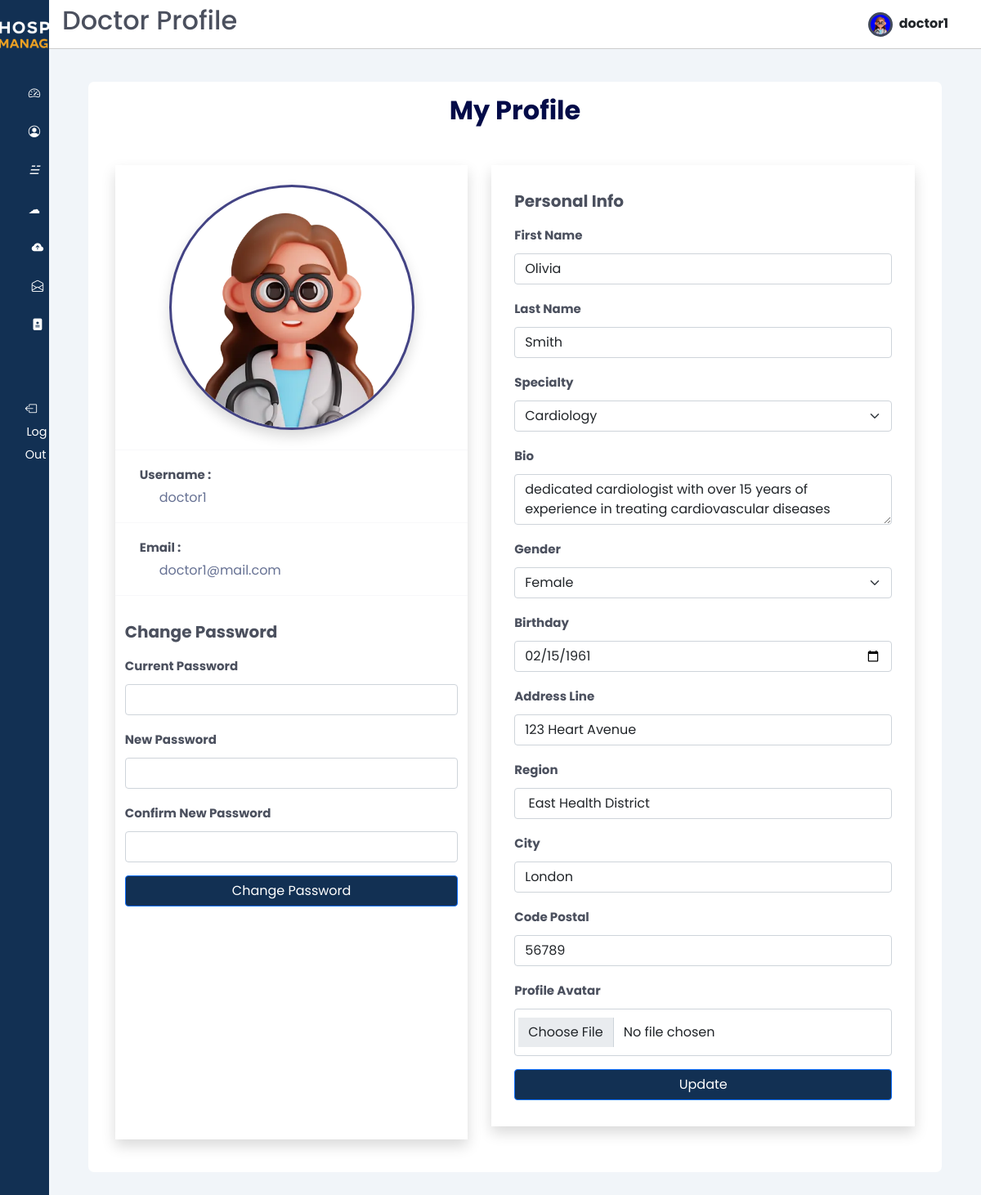
Page /profile/ (signed in) on the committed database.
### users/models.py (models this page shows, shortened)
class Users(AbstractUser):
    email = models.CharField(max_length=50,unique=True)
    username = models.CharField(max_length=50, unique=True)
    password = models.CharField(max_length=200)
    first_name = models.CharField(max_length=50)
    last_name = models.CharField(max_length=50)
    gender_choices = (("Male", "Male"), ("Female", "Female"))
    gender = models.CharField(max_length=10, choices=gender_choices, default="not_known")
    birthday = models.DateField(null=True, blank=True)
    is_doctor = models.BooleanField(default=False)
    profile_avatar = models.ImageField(upload_to="users/profiles", blank=True, default="doctor/profiles/download.png")
    id_address = models.ForeignKey(Address, on_delete=models.CASCADE, null=True)
    class Meta:
      verbose_name = "User"
      verbose_name_plural = "Users"

class Doctors(models.Model):
  user = models.OneToOneField(Users, on_delete=models.CASCADE, primary_key=True)
  specialty = models.ForeignKey(Specialty,on_delete=models.CASCADE)
  bio = models.TextField()
  class Meta:
    verbose_name = "Doctor"
    verbose_name_plural = "Doctors"

class Specialty(models.Model):
    name = models.CharField(max_length=25 , unique=True)
    description = models.TextField()
    class Meta:
      verbose_name = "Specialty"
      verbose_name_plural = "Specialty"

class Address(models.Model):
    id_address = models.AutoField(primary_key=True)
    address_line = models.CharField(max_length=50)
    region = models.CharField(max_length=50)
    city = models.CharField(max_length=50)
    code_postal = models.CharField(max_length=50)
    class Meta:
      verbose_name = "Address"
      verbose_name_plural = "Addresses"

### doctors/views.py (the view, shortened to what this page needs)
# urls.py: path('profile/', profile, name='doctor_profile'),
@login_required(login_url='/login')
def profile(request):
    specialities = Specialty.objects.all()
    updated_profile_successfully  = False
    updated_password_successfully = False
    base_template = 'patients/base.html'
    if request.user.is_doctor:
      base_template = 'doctors/base.html'
    curruser = request.user.username
    data = User.objects.get(username=curruser)
    return render(request, 'doctors/profile.html', context={
            "basicdata": data,
            "updated_profile_successfully": updated_profile_successfully,
            "updated_password_successfully": updated_password_successfully,
            'base_template': base_template,
            "specialities":specialities
        })

### templates/doctors/profile.html (shortened to what this page needs)
{% extends base_template %}
{% load static %}
{% block page_title %} Doctor Profile {% endblock page_title %}
{% block content %}
<main>
  <section class="recent">
    <div class="table-div">
      <div class="table-card">
        <div class="row p-3 justify-content-evenly user-profile">
          <h2 class="text-center fw-bold mb-5" style="color: rgb(3, 11, 72);">My Profile</h2>
          <div class="col-12 col-md-5  shadow mb-4">
            <div class="text-center mt-4">
              <img src="{{ basicdata.profile_avatar.url }}" class="img-fluid shadow avatar-profile-img" alt="">
            </div>
            <div class="row justify-content-evenly">
              <hr>
              <div class="col-11">
                <span class="fw-bold">Username : </span>
                <p class="ms-4">{{ basicdata.username }}</p>
              </div>
              <hr>
              <div class="col-11">
                <span class="fw-bold">Email : </span>
                <p class="ms-4">{{ basicdata.email }}</p>
              </div>
              <hr>
              <form method="post">
                <h5 class="mt-3 fw-bold mb-3">Change Password</h5>
                <div class="mb-3">
                  <label class="mb-2 fw-bold" for="current_password">Current Password</label>
                  <input type="password" class="form-control" name="current_password" required />
                </div>
                <div class="mb-3">
                  <label class="mb-2 fw-bold" for="new_password">New Password</label>
                  <input type="password" class="form-control" name="new_password" required />
                </div>
                <div class="mb-3">
                  <label class="mb-2 fw-bold" for="confirm_new_password">Confirm New Password</label>
                  <input type="password" class="form-control" name="confirm_new_password" required />
                </div>
                <div class="mb-3">
                  <button type="submit" class="btn btn-primary primary-color-background w-100" name="update_password">Change Password</button>
                </div>
              </form>
            </div>
          </div>
          <div class="col-12 col-md-6 mb-4">
            <div class="row shadow mb-3 p-3 ">
              <h5 class="mt-3 fw-bold mb-3">Personal Info</h5>
              <form method="POST" enctype="multipart/form-data">
                <div class="mb-3">
                  <label class="mb-2 fw-bold" for="first_name">First Name</label>
                  <input id="first_name" type="text" class="form-control" name="user_firstname" value="{{ basicdata.first_name }}" required autofocus />
                </div>
                <div class="mb-3">
                  <label class="mb-2 fw-bold" for="last_name">Last Name</label>
                  <input id="last_name" type="text" class="form-control" name="user_lastname" value="{{ basicdata.last_name }}" required autofocus />
                </div>
                {% if not request.user.is_doctor %}
                  <div class="mb-3">
                    <label class="mb-2 fw-bold" for="insurance">Insurance </label>
                    <input id="insurance" type="text" class="form-control" name="insurance" value="{{ basicdata.patients.insurance }}" required />
                    <div class="invalid-feedback">Insurance is required for patients</div>
                  </div>
                {% else %}
                  <div class="mb-3">
                    <label class="mb-2 fw-bold" for="specialty">Specialty</label>
                    <select name="Speciality" class="form-select" id="">
                      {% for speciality in specialities %}
                      <option value="{{speciality.name}}" {% if speciality.name == basicdata.doctors.specialty.name %}selected{% endif %} >{{speciality.name}}</option>
                      {%endfor%}
                    </select>
                  </div>
                  <div class="mb-3">
                    <label class="mb-2 fw-bold" for="bio">Bio</label>
                    <textarea id="bio" class="form-control" name="bio" required>{{ basicdata.doctors.bio }}</textarea>
                  </div>
                {% endif %}
                <div class="mb-3">
                  <label class="mb-2 fw-bold" for="select_gender">Gender</label>
                  <select class="form-select" aria-label="Default select example" name="user_gender" id="select_gender">
                      <option value="Female" {% if basicdata.gender == 'Female' %}selected{% endif %}>Female</option>
                  </select>
              </div>
                <div class="mb-3">
                    <label class="mb-2 fw-bold" for="birthday">Birthday</label>
                    <input id="birthday" type="date" class="form-control" name="birthday" value="{{ basicdata.birthday|date:'Y-m-d' }}" required />
                </div>
                <div class="mb-3">
                  <label class="mb-2 fw-bold" for="update_address_line">Address Line</label>
                  <input id="update_address_line" type="text" class="form-control mb-2" name="address_line" value="{{ basicdata.id_address.address_line }}" placeholder="Address Line" required />
                </div>
                <div class="mb-3">
                  <label class="mb-2 fw-bold" for="region">Region</label>
                  <input id="update_region" type="text" class="form-control mb-2" name="region" value="{{ basicdata.id_address.region }}" placeholder="Region" required />
                </div>
                <div class="mb-3">
                  <label class="mb-2 fw-bold" for="region">City</label>
                  <input id="update_city" type="text" class="form-control mb-2" name="city" value="{{ basicdata.id_address.city }}" placeholder="City" required />
                </div>
                <div class="mb-3">
                  <label class="mb-2 fw-bold" for="code_postal">Code Postal</label>
                  <input id="update_code_postal" type="text" class="form-control" name="code_postal" value="{{ basicdata.id_address.code_postal }}" placeholder="Code Postal" required />
                </div>
                <div class="mb-3 col-12 col-md-12">
                  <label for="pic" class="form-label fw-bold"> Profile Avatar</label>
                  <input type="file" class="form-control p-3"  name="profile_pic" id="pic"  >
                </div>
                <div class="mb-3">
                  <button type="submit" class="btn btn-primary primary-color-background w-100" name="update_profile">Update</button>
                </div>
              </form>
            </div>
          </div>
        </div>
      </div>
    </div>
  </section>
</main>
{% endblock %}

### templates/doctors/base.html (shortened to what this page needs)
{% load static %}
<!DOCTYPE HTML>
<html lang="en">
<head>
  <link href="{% static 'css/bootstrap.min.css' %}" rel="stylesheet"/>
  <link href="{% static 'css/base-style.css' %}" rel="stylesheet"/>
  <link rel="stylesheet" href="https://cdn.jsdelivr.net/gh/lykmapipo/themify-icons@0.1.2/css/themify-icons.css">
  <link  href="{% static 'css/style.css' %}" rel="stylesheet">
  <link  href="{% static 'css/bootstrap-icons.css' %}" rel="stylesheet">
  <link  href="{% static 'css/jquery.dataTables.min.css' %}" rel="stylesheet">
  <link  href="{% static 'css/styleblog.css' %}" rel="stylesheet">
  <link  href="{% static 'css/styleblog-responsive.css' %}" rel="stylesheet">
</head>
<body>
  <div class="sidebar">
    <div class="sidebar-header pt-4">
      <div class="text-center my-">
        <img src="{% static 'img/white-logo.png' %}" alt="logo" class="img-fluid" style="max-width: 170px;" />
      </div>
    </div>
    <div class="sidebar-menu">
      <ul>
        <li>
          <a href="{% url 'doctor_dashboard' %}">
            <i class="bi bi-speedometer2 me-2"></i>
          </a>
        </li>
        <li>
          <a href="{% url 'doctor_profile' %}">
            <i class="bi bi-person-circle me-2"></i>
          </a>
        </li>
        <li>
          <a href="{% url 'doctor_blogs' %}">
            <i>&#9777;&nbsp;&nbsp; </i>
          </a>
        </li>
        <li>
          <a href="{% url 'myblogs' %}">
            <i>&#9729;&nbsp;&nbsp;</i>
          </a>
        </li>
        <li>
          <a href="{% url 'upload_blog' %}">
            <i class="bi bi-cloud-arrow-up-fill"></i>
          </a>
        </li>
        <li>
          <a href="{% url 'doctor_drafts' %}">
            <i class="bi bi-envelope-open"></i>
          </a>
        </li>
        <li>
          <a href="{% url 'view_appointments' %}">
            <i class="bi bi-file-medical-fill"></i>
          </a>
        </li>
        <br><br>
        <li>
            <a href="{% url 'logout' %}" class="logout text-dark"data-bs-toggle="tooltip" data-bs-placement="right" title="logout" >
              <i class="bi bi-box-arrow-left me-3"></i>
              <span class="d-none d-md-inline">Log Out</span>
            </a>
        </li>
      </ul>
    </div>
  </div>
  <div class="main-content">
    <header class="d-flex  align-items-center">
      <h2>{% block page_title %}{% endblock page_title %}</h2>
      <a href="{% url 'doctor_profile' %}">
        <img src="{{ request.user.profile_avatar.url }}" style="width: 30px; height: 30px; border-radius: 50%; overflow: hidden; background-color: blue; display: inline-block; vertical-align: middle; border: 3px solid #424a5b;">
        <span class="fw-bold fs-6 ms-1 text-dark me-4">{{ request.user.username|safe | truncatechars:"10" }}</span>
      </a>
    </header>
    {% block content %}
    {% endblock content %}
  </body>
</html>

### static/css/base-style.css (style rules this page uses)
:root { --primary-color: #123053; --secondary-color: #EFA323; }
.primary-color-background { background-color: var(--primary-color) !important; }
.main-content a { text-decoration: none !important; }
.avatar-profile-img { width: 300px; height:300px; border-radius: 50%; border: 3px solid rgb(67, 67, 132); }
.user-profile span, .user-profile label { color: #4b505e !important; }

### static/css/style.css (style rules this page uses)
:root { --main-color: #424a5b; --color-dark: #1D2231; --text-grey: #8390A2; --primary-color: #123053; --secondary-color: #EFA323; }
* { font-family: 'Poppins', sans-serif; margin: 0; padding: 0; text-decoration: none; list-style-type: none; box-sizing: border-box; }
.sidebar { height: 100%; width: 240px; position: fixed; left: 0; top: 0; z-index: 100; background: var(--primary-color); color: #fff; overflow-y: auto; transition: width 500ms; }
.sidebar-header { display: flex; justify-content: space-between; align-items: center; height: 60px; padding: 0rem 1rem; }
.sidebar-menu { padding: 0rem; padding-top: 40px; }
.sidebar li { margin-bottom: 1.2rem; font-size: larger; }
.sidebar a { color: #fff !important; text-decoration: none; font-size: .9rem; }
.sidebar a span:last-child { padding-left: .1rem; }
.main-content { position: relative; margin-left: 240px; transition: margin-left 500ms; }
header { position: fixed; left: 240px; top: 0; z-index: 100; width: calc(100% - 240px); background: #fff; height: 60px; padding: 0rem 1rem; display: flex; align-items: center; justify-content: space-between; border-bottom: 1px solid #ccc; transition: left 500ms; }
main { margin-top: 60px; background: #f1f5f9; min-height: 90vh; padding: 1rem 3rem; }
.recent { margin-top: 3rem; margin-bottom: 3rem; }
.text-center { text-align: center; }
@media only screen and (max-width: 1200px) { .sidebar { width: 60px; z-index: 150; } }
@media only screen and (max-width: 1200px) { .sidebar .sidebar-header h3 span, .sidebar li span:last-child { display: none; } }
@media only screen and (max-width: 1200px) { .sidebar .sidebar-header, .sidebar li { display: flex; justify-content: center; } }
@media only screen and (max-width: 1200px) { .main-content { margin-left: 60px; } }
@media only screen and (max-width: 1200px) { .main-content header { left: 60px; width: calc(100% - 60px); } }
.recent { margin-top: 1.5rem; margin-bottom: 3rem; }
.table-div { display: grid; grid-template-columns: 100% 25%; grid-column-gap: 1.5rem; }
.table-card { background: #fff; border-radius: 7px; }

### rows in the picture
Users: user.profile_avatar (picture), user.username "doctor1", profile_avatar (picture), username "doctor1", email "doctor1@mail.com", user_firstname "Olivia", user_lastname "Smith", bio "dedicated cardiologist with over 15 years of experience in treating cardiovascular diseases", user_gender "Female", birthday "02/15/1961", address_line "123 Heart Avenue", region "East Health District", city "London", code_postal "56789"
Doctors: Speciality "Cardiology"
